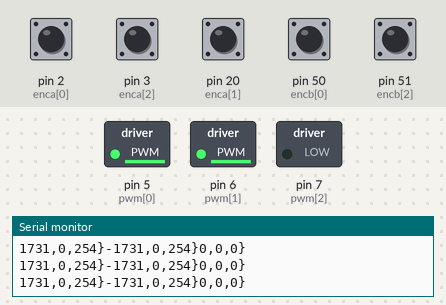
The sketch below on a simulated Arduino Mega 2560, built with avr-gcc and run on an emulated ATmega2560. Shown: switched loads named in the sketch (green lamp = pin HIGH), the last lines printed to the serial monitor. The test bench sets the inputs (shaded band); at power-on: pin 2 (enca[0]), pin 3 (enca[2]), pin 20 (enca[1]), pin 50 (encb[0]), pin 51 (encb[2]) HIGH.

Above: at 4.2 s.
4.3 s: pin 2 (enca[0]) pulled LOW for 1 s
8.3 s: pin 3 (enca[2]) pulled LOW for 0.15 s
11.4 s: pin 2 (enca[0]) pulled LOW for 0.15 s
14.5 s: pin 3 (enca[2]) pulled LOW for 1 s
18.5 s: pin 2 (enca[0]) pulsed LOW 5 times (0.12 s each, 0.3 s apart)
At 30.8 s:
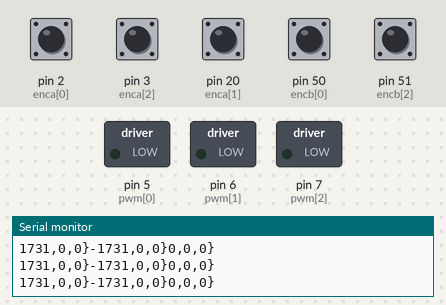
At 54.41 s:
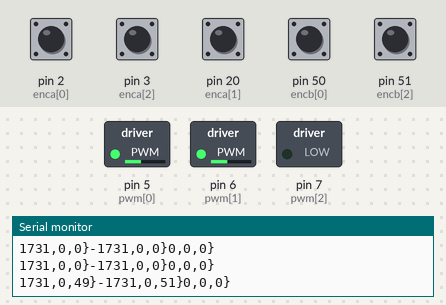
Timing chart, 0 to 55.8 s (numbered marks = the images above; inputs shaded):
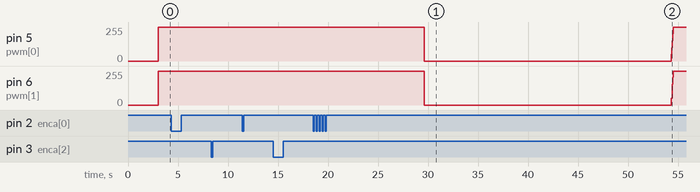

The sketch:

B_Cek-3M-POS-ODO-PID-FixInternal1-4.ino
```cpp
//Var ODOMETRY

int posi0 = 0;
int posi1 = 0;
int posi2 = 0;
long milseb = 0;
float q = 0;
float w = 0;
float s = 0, thet = 0;
float xx = 0,yy = 0,tt = 0;
const char* aa1;
long prevT = 0;
int posPrev[] = {0,0,0};
int dones=0;
//VAR MOTOR & CONTROL
const int enca[] = {2,20,3};
const int encb[] = {50,48,51};
const int pwm[] = {5,6,7};
const int in1[] = {38,46,43};
const int in2[] = {39,47,42};
float eprev[] = {0,0,0};
float eintg[] = {0,0,0};
float a,b,c,d,e,f,g,h,i,mot0,mot1,mot2;
unsigned long milseb22 = 0, milseb11 = 0;
int pos = 0, pwr, dir, t=0;
int posseb[] = {0,0,0};
float  c_rpm[]= {0,0,0};
const float ppr[] = {133.0 ,137.0 ,133.0};
int target[] = {0,0,0};
//#define m1 1
//#define m2 2
//#define m3 3
//#define m[] = [0,1,2];
const int m[] = {0,1,2};
volatile int posi[] = {0,0,0};
float Ypos = 0, Xpos = 0, Thet = 0;
float kp[] = {0.3,0.3,0.3}, kd[]={0.5,0.7,0.5}, ki[]={0.03,0.03,0.03};
int job = 0, conjob = 0;
float eeprevx, eeprevy, eeprevt;
float eeintgx, eeintgy, eeintgt;
String dataIn;
String dt[15];
boolean parsing=false;

float degree(double deg){  //function declaration
 return (deg*22)/(7*180.0);     //calculation for the radian to degree conversion
}

template <int j>
void readEncoder(){
  int b = digitalRead(encb[j]);
  if(b > 0){
    posi[j]++;

  }
  else{
    posi[j]--;

  }
}

void setup() {
      Serial.begin(9600);
      Serial1.begin(9600);
    delay(3000);

   // digitalWrite(pwm[m], HIGH);
    for(int k = 0; k < 3; k++){

    pinMode(enca[k],INPUT_PULLUP);
    pinMode(encb[k],INPUT_PULLUP);
  }

  attachInterrupt(digitalPinToInterrupt(enca[m[0]]),readEncoder<0>,RISING);
  attachInterrupt(digitalPinToInterrupt(enca[m[1]]),readEncoder<1>,RISING);
  attachInterrupt(digitalPinToInterrupt(enca[m[2]]),readEncoder<2>,RISING);

}

void loop() {

//  terimadata();
kinematikManual(0,6000,0,0.5);
Serial.println(' ');

//        if(dones==0)PIDpos(1000, 0, 90, 1.2);
//        if(dones==1)PIDpos(1000, 500, 0, 1.2);
//        if(dones==2)PIDpos(0, 0, 90, 1.2);


  unsigned long mil, mil1;
  mil = millis();
  mil1 = millis();


//=======ODOMETRY======

unsigned long mil2;
mil2 = millis();
if(mil2 - milseb >= 100){


for(int k=0; k<3; k++){
      noInterrupts();
      pos = posi[m[k]] - posseb[m[k]];

        c_rpm[k] = ((pos * 10 * 60)/ppr[k]) ;
   //     PID(c_rpm[k], k);


//        Serial.print(c_rpm[k]);
//        Serial.print(" ");
      posseb[m[k]] = posi[m[k]];

     }
  q = posi[0] - posi0;
  w = posi[1] - posi1;
  s = posi[2] - posi2;
interrupts();


  float fa = 0.7;


q = (q * 2.95) * fa;
w = (w * 2.88) * fa;
s = (s * 2.97) * fa;

posi0 = posi[0];
posi1 = posi[1];
posi2 = posi[2];


double vv1 = (0.866*q) - (0.866*w) + (0*s);
double vv2 = -(0.5*q) - (0.5*w) + (1*s);
double vv3 = -(q + w + s)/3;

double bun = ((-((q/0.7) + (w/0.7) + (s/0.7))) * 120) / 1256;
thet = thet + bun;

float ypos = (cos(degree(thet))*vv1) + (-sin(degree(thet))*vv2);
float xpos = (sin(degree(thet))*vv1) + (cos(degree(thet))*vv2);


ypos = ypos + yy;
xpos = xpos + xx;
//thet = thet + tt;


Ypos = ypos;
Xpos = xpos;
Thet = thet;


//  for(int i = 0; i<4; i++){
//    Serial.print(vv1);
//    Serial.print(" ");
//    Serial.print(vv2);
//    Serial.print(" ");
//    Serial.print(bun);
//    Serial.print(" ");
//    Serial.print("I------I");
//    Serial.print(posi[0]);
//    Serial.print(" ");
//    Serial.print(posi[1]);
//    Serial.print(" ");
//    Serial.print(posi[2]);
//    Serial.print(" ");
//    Serial.print("I------I");

    Serial.print("Posisi = ");
    Serial.print(Ypos);
    Serial.print(" ");
    Serial.print(Xpos);
    Serial.print(" ");
    Serial.print(Thet);
    Serial.print(" ");


    String ay, ax, at;
    ay = String(ypos);
    ax = String(xpos);
    at = String(thet);

xx = xpos;
yy = ypos;
//tt = thet;

//  }
  Serial.println();


//    if(dones==0)  {PIDpos(1000, 0, 90, 1.3);}
//    else  {PIDpos(0, 0, 0, 1.3);}


//          if(t<5) {kinematik(0,1500,0,4); if(t==4){kinematik(0,0,0,0); for(int k=0; k<3; k++){eintg[k]=0; eprev[k]=0; }}}
////          else if(t<10) {kinematik(0,1500,0,4); if(t==9){kinematik(0,0,0,0); for(int k=0; k<3; k++){eintg[k]=0; eprev[k]=0;}}}
////          else if(t<15) {kinematik(-1500,0,0,4); if(t==14){kinematik(0,0,0,0); for(int k=0; k<3; k++){eintg[k]=0; eprev[k]=0;}}}
////          else if(t<20) {kinematik(0,-1500,0,4); if(t==19){kinematik(0,0,0,0); for(int k=0; k<3; k++){eintg[k]=0; eprev[k]=0;}}}
//          else {kinematik(0,0,0,0);}
            for(int k=0; k<3; k++){

               if(target[k]>0){
                digitalWrite(in1[m[k]],HIGH);
                digitalWrite(in2[m[k]],LOW);
                }

               else if(target[k]<0){
                digitalWrite(in1[m[k]],LOW);
                digitalWrite(in2[m[k]],HIGH);
                }
               else{
                digitalWrite(in1[m[k]],LOW);
                digitalWrite(in2[m[k]],LOW);
                }
            }

  milseb = mil2;
}

//============================================
            for(int k=0; k<3; k++){
                PID(c_rpm[k], k);
                }
        //        Serial.println("");


}

void PID(int inp, int qw){


//  long op = millis();
//  float DelT = ((float) (op - milseb1)) / (1000);
//  milseb1 = op;

//    float kp = 0.5, kd=0.5, ki=0.08;

    int e = target[qw] - inp;
 //   if (e <= 0) e=0;


    float dedt = (e-eprev[qw]);
    eintg[qw] = eintg[qw] + e ;

if(target[qw]<0 && eintg[qw]>0){eintg[qw] = eintg[qw] * -1;}
if(target[qw]>0 && eintg[qw]<0){eintg[qw] = eintg[qw] * -1;}


    float u = kp[qw]*e + kd[qw]*dedt + ki[qw]*eintg[qw];
    eprev[qw] = e;

    pwr = (int) abs(u);
    if (pwr <=0 ) pwr = 0;
    if (pwr >= 255){ pwr = 254;}

if(target[qw]>0){
  if(target[qw]<inp-30){
      pwr = 0;

    }
  }

if(target[qw]<0){
  if(target[qw]>inp+30){
      pwr = 0;

    }
  }

if(target[qw]==0){analogWrite(pwm[m[qw]], 0);}
else {analogWrite(pwm[m[qw]], pwr);}
  Serial.print(target[qw]);
  Serial.print(',');
  Serial.print(inp);
  Serial.print(',');
//  Serial.print(e);
//  Serial.print(" ");
//  Serial.print(dedt);
////  Serial.print(" ");
////  Serial.print(eintg[qw]);
//  Serial.print(" ");
  Serial.print(pwr);
  Serial.print('}');
//  Serial.println(pwr);


  //return pwr;
  }

void kinematik(float x, float y, float thet, float spd){


//      x = (x / sec);
//      y = (y / sec);
//      //thet
//
//    float  x1 = (x/376.8)*60;
//    float  y1 = (y/376.8)*60;
    float tt1 = ((((thet * 1256)/120)*3)*0.7);
   //   float tt1 = thet * 15;
    float  x1 = x * spd;
    float  y1 = y * spd;

      a = -0.33;  b = 0.577;   c = 0.33;
      d = -0.33;  e = -0.577;  f = 0.33;
      g = 0.67;   h = 0;       i = 0.33;


float Ypos = (cos(degree(Thet))*y) + (sin(degree(Thet))*x);
float Xpos = (-sin(degree(Thet))*y) + (cos(degree(Thet))*x);

        mot0 = (a*Xpos* spd + b*Ypos* spd  + c*tt1* spd);
        mot1 = (d*Xpos* spd + e*Ypos* spd  + f*tt1* spd);
        mot2 = (g*Xpos* spd + h*Ypos* spd  + i*tt1* spd);

         target[0] = mot0;
         target[1] = mot1;
         target[2] = mot2;

//        Serial.print(target[0]);
//        Serial.print(" ");
//        Serial.print(target[1]);
//        Serial.print(" ");
//        Serial.print(target[2]);
//        Serial.println(" ");

  }

void kinematikManual(float x, float y, float thet, float spd){


//      x = (x / sec);
//      y = (y / sec);
//      //thet
//
//    float  x1 = (x/376.8)*60;
//    float  y1 = (y/376.8)*60;
    float tt1 = ((((thet * 1256)/120)*3)*0.7);
   //   float tt1 = thet * 15;
//    float  Xpos = x * spd;
//    float  Ypos = y * spd;

      a = -0.33;  b = 0.577;   c = 0.33;
      d = -0.33;  e = -0.577;  f = 0.33;
      g = 0.67;   h = 0;       i = 0.33;


float Ypos = (cos(degree(thet))*y) + (sin(degree(thet))*x);
float Xpos = (-sin(degree(thet))*y) + (cos(degree(thet))*x);

        mot0 = (a*Xpos* spd + b*Ypos* spd  + c*tt1* spd);
        mot1 = (d*Xpos* spd + e*Ypos* spd  + f*tt1* spd);
        mot2 = (g*Xpos* spd + h*Ypos* spd  + i*tt1* spd);

         target[0] = mot0;
         target[1] = mot1;
         target[2] = mot2;

//        Serial.print("Target RPM = ");
//        Serial.print(target[0]);
//        Serial.print(" ");
//        Serial.print(target[1]);
//        Serial.print(" ");
//        Serial.print(target[2]);
//        Serial.println(" ");

  }

void PIDpos(int y,int x, int thet, float speedd){
  float kpP = 0.07;

  int errx = x - Xpos;
  int erry = y - Ypos;
  int errthet = thet - Thet;
//Serial.print(errx);
//Serial.print(" - ");
//Serial.print(erry);
//Serial.print(" - ");
  float ux = kpP*errx;
  float uy = kpP*erry;
  float uthet = -(kpP*errthet);
//Serial.print(" Kinematik = ");
//Serial.print(ux);
//Serial.print(" - ");
//Serial.print(uy);
//Serial.print(" - ");
//Serial.print(uthet);
//Serial.print(" - ");


//if(x>0){
//     if(x<Xpos){
//        kinematik(0, 0, 0, 0);
//      }
//  }


  if(errx<30 && errx>-30 && erry<30 && erry>-30 && errthet<12 && errthet>-12 ){
      kinematik(0, 0, 0, 0);
      //delay(2000);
      dones++;
//      job = 1;
//      if(job == 2) job =3;
//      if (job == 1)conjob =1;


    }

  else{
    if(errx>400 && erry>400 && errx>0 && erry>0 ){
    //  Serial.println("non");
      kinematik(ux, uy, 0, speedd);
    }
    else {
    //    Serial.println("yes");
      kinematik(ux, uy, uthet, speedd);}

  }
  }

void terimadata(){
  // ############### nextion ##########
  if(Serial.available()>0)
  {
    char inChar = (char)Serial.read();
    dataIn += inChar;
  //  Serial.print(dataIn);
    if (inChar == '}')
    {
      parsing = true;
    }
  }
  if (parsing){
    parsingData();
    parsing = false;
    dataIn = "";
  }
}

void parsingData()
{
  int j=0;
  int i=0;

  dt[j]="";
  for (i=0;i<dataIn.length();i++)
  {
    if (dataIn[i] == ',')
    {
      j++;
      dt[j]="";
    //delay(10);
    }
    else
    {
      dt[j] = dt[j] + dataIn[i];
    }
  }
  // Konversi nilai data string menjadi integer
  int mode=dt[0].toInt();
  int Xx=dt[1].toInt();
  int Yy=dt[2].toInt();
  int Tt=dt[3].toInt();
  int Spd=dt[4].toInt();
  float Spd1 = Spd / 10.00;

//  float ttt = ((((Tt * 1256)/120)*3)*0.7);

  kinematikManual(Xx, Yy, Tt, Spd1);
//  String PP = (String)mode;
//  PP = PP + ',';
//  PP = PP + Yy;
//  PP = PP + ',';
//  PP = PP + Xx;
//  PP = PP + ',';
//  PP = PP + Tt;
//  PP = PP + ',';
//  PP = PP + Spd;
//  PP = PP + '}';
//  Serial.println(PP);
//  Serial1.println(PP);
//     Serial1.print("Mode = ");
//     Serial1.println(mode);
//     Serial1.print("Yy = ");
//     Serial1.println(Yy);
//     Serial1.print("Xx = ");
//     Serial1.println(Xx);
//     Serial1.print("Tt = ");
//     Serial1.println(Tt);
//     Serial1.print("Spd = ");
//     Serial1.println(Spd);


}
```
